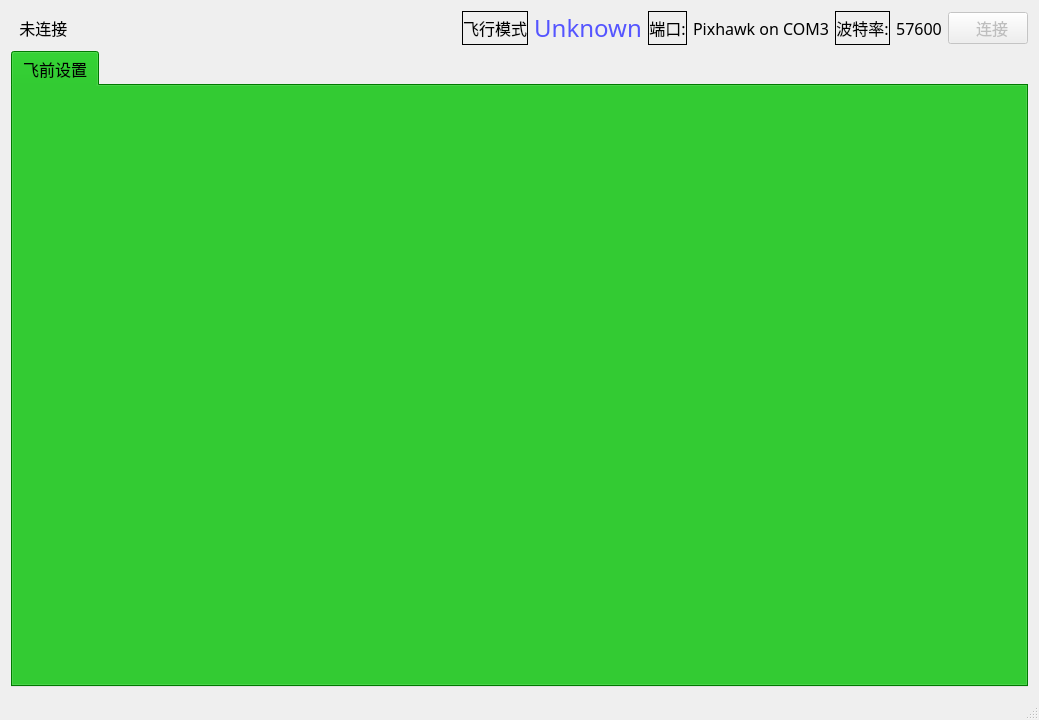
<?xml version="1.0" encoding="UTF-8"?>
<ui version="4.0">
 <class>MainWindow</class>
 <widget class="QMainWindow" name="MainWindow">
  <property name="geometry">
   <rect>
    <x>0</x>
    <y>0</y>
    <width>1039</width>
    <height>720</height>
   </rect>
  </property>
  <property name="windowTitle">
   <string>MainWindow</string>
  </property>
  <widget class="QWidget" name="centralWidget">
   <layout class="QGridLayout" name="gridLayout_8">
    <item row="0" column="0">
     <layout class="QGridLayout" name="gridLayout_5" columnstretch="4,1,1,1">
      <item row="0" column="0">
       <widget class="QLabel" name="label_Message">
        <property name="font">
         <font>
          <family>微软雅黑</family>
          <pointsize>12</pointsize>
         </font>
        </property>
        <property name="text">
         <string>  未连接</string>
        </property>
        <property name="textFormat">
         <enum>Qt::AutoText</enum>
        </property>
       </widget>
      </item>
      <item row="0" column="1">
       <layout class="QHBoxLayout" name="horizontalLayout_5" stretch="1,1">
        <item>
         <widget class="QLabel" name="label_8">
          <property name="sizePolicy">
           <sizepolicy hsizetype="Fixed" vsizetype="Preferred">
            <horstretch>0</horstretch>
            <verstretch>0</verstretch>
           </sizepolicy>
          </property>
          <property name="font">
           <font>
            <family>微软雅黑</family>
            <pointsize>12</pointsize>
           </font>
          </property>
          <property name="frameShape">
           <enum>QFrame::Box</enum>
          </property>
          <property name="text">
           <string>飞行模式</string>
          </property>
          <property name="alignment">
           <set>Qt::AlignCenter</set>
          </property>
         </widget>
        </item>
        <item>
         <widget class="QLabel" name="label_Mode">
          <property name="sizePolicy">
           <sizepolicy hsizetype="Fixed" vsizetype="Preferred">
            <horstretch>0</horstretch>
            <verstretch>0</verstretch>
           </sizepolicy>
          </property>
          <property name="palette">
           <palette>
            <active>
             <colorrole role="WindowText">
              <brush brushstyle="SolidPattern">
               <color alpha="255">
                <red>85</red>
                <green>85</green>
                <blue>255</blue>
               </color>
              </brush>
             </colorrole>
             <colorrole role="Button">
              <brush brushstyle="SolidPattern">
               <color alpha="255">
                <red>0</red>
                <green>170</green>
                <blue>0</blue>
               </color>
              </brush>
             </colorrole>
             <colorrole role="Base">
              <brush brushstyle="SolidPattern">
               <color alpha="255">
                <red>0</red>
                <green>170</green>
                <blue>0</blue>
               </color>
              </brush>
             </colorrole>
             <colorrole role="Window">
              <brush brushstyle="SolidPattern">
               <color alpha="255">
                <red>0</red>
                <green>170</green>
                <blue>0</blue>
               </color>
              </brush>
             </colorrole>
            </active>
            <inactive>
             <colorrole role="WindowText">
              <brush brushstyle="SolidPattern">
               <color alpha="255">
                <red>85</red>
                <green>85</green>
                <blue>255</blue>
               </color>
              </brush>
             </colorrole>
             <colorrole role="Button">
              <brush brushstyle="SolidPattern">
               <color alpha="255">
                <red>0</red>
                <green>170</green>
                <blue>0</blue>
               </color>
              </brush>
             </colorrole>
             <colorrole role="Base">
              <brush brushstyle="SolidPattern">
               <color alpha="255">
                <red>0</red>
                <green>170</green>
                <blue>0</blue>
               </color>
              </brush>
             </colorrole>
             <colorrole role="Window">
              <brush brushstyle="SolidPattern">
               <color alpha="255">
                <red>0</red>
                <green>170</green>
                <blue>0</blue>
               </color>
              </brush>
             </colorrole>
            </inactive>
            <disabled>
             <colorrole role="WindowText">
              <brush brushstyle="SolidPattern">
               <color alpha="255">
                <red>120</red>
                <green>120</green>
                <blue>120</blue>
               </color>
              </brush>
             </colorrole>
             <colorrole role="Button">
              <brush brushstyle="SolidPattern">
               <color alpha="255">
                <red>0</red>
                <green>170</green>
                <blue>0</blue>
               </color>
              </brush>
             </colorrole>
             <colorrole role="Base">
              <brush brushstyle="SolidPattern">
               <color alpha="255">
                <red>0</red>
                <green>170</green>
                <blue>0</blue>
               </color>
              </brush>
             </colorrole>
             <colorrole role="Window">
              <brush brushstyle="SolidPattern">
               <color alpha="255">
                <red>0</red>
                <green>170</green>
                <blue>0</blue>
               </color>
              </brush>
             </colorrole>
            </disabled>
           </palette>
          </property>
          <property name="font">
           <font>
            <family>微软雅黑</family>
            <pointsize>18</pointsize>
           </font>
          </property>
          <property name="text">
           <string>Unknown</string>
          </property>
          <property name="alignment">
           <set>Qt::AlignCenter</set>
          </property>
         </widget>
        </item>
       </layout>
      </item>
      <item row="0" column="2">
       <layout class="QHBoxLayout" name="horizontalLayout_3" stretch="5,4">
        <item>
         <layout class="QHBoxLayout" name="horizontalLayout" stretch="2,3">
          <item>
           <widget class="QLabel" name="label_Message_2">
            <property name="sizePolicy">
             <sizepolicy hsizetype="Fixed" vsizetype="Preferred">
              <horstretch>0</horstretch>
              <verstretch>0</verstretch>
             </sizepolicy>
            </property>
            <property name="font">
             <font>
              <family>微软雅黑</family>
              <pointsize>12</pointsize>
             </font>
            </property>
            <property name="frameShape">
             <enum>QFrame::Box</enum>
            </property>
            <property name="text">
             <string>端口:</string>
            </property>
            <property name="textFormat">
             <enum>Qt::AutoText</enum>
            </property>
            <property name="alignment">
             <set>Qt::AlignCenter</set>
            </property>
           </widget>
          </item>
          <item>
           <widget class="QLabel" name="label_Portname">
            <property name="sizePolicy">
             <sizepolicy hsizetype="Fixed" vsizetype="Preferred">
              <horstretch>2</horstretch>
              <verstretch>0</verstretch>
             </sizepolicy>
            </property>
            <property name="font">
             <font>
              <family>微软雅黑</family>
              <pointsize>12</pointsize>
             </font>
            </property>
            <property name="frameShape">
             <enum>QFrame::NoFrame</enum>
            </property>
            <property name="text">
             <string>Pixhawk on COM3</string>
            </property>
            <property name="alignment">
             <set>Qt::AlignCenter</set>
            </property>
           </widget>
          </item>
         </layout>
        </item>
        <item>
         <layout class="QHBoxLayout" name="horizontalLayout_2" stretch="1,1">
          <item>
           <widget class="QLabel" name="label_2">
            <property name="sizePolicy">
             <sizepolicy hsizetype="Fixed" vsizetype="Preferred">
              <horstretch>0</horstretch>
              <verstretch>0</verstretch>
             </sizepolicy>
            </property>
            <property name="palette">
             <palette>
              <active>
               <colorrole role="WindowText">
                <brush brushstyle="SolidPattern">
                 <color alpha="255">
                  <red>0</red>
                  <green>0</green>
                  <blue>0</blue>
                 </color>
                </brush>
               </colorrole>
               <colorrole role="Button">
                <brush brushstyle="SolidPattern">
                 <color alpha="255">
                  <red>0</red>
                  <green>170</green>
                  <blue>0</blue>
                 </color>
                </brush>
               </colorrole>
               <colorrole role="Light">
                <brush brushstyle="SolidPattern">
                 <color alpha="255">
                  <red>255</red>
                  <green>255</green>
                  <blue>255</blue>
                 </color>
                </brush>
               </colorrole>
               <colorrole role="Midlight">
                <brush brushstyle="SolidPattern">
                 <color alpha="255">
                  <red>255</red>
                  <green>255</green>
                  <blue>255</blue>
                 </color>
                </brush>
               </colorrole>
               <colorrole role="Dark">
                <brush brushstyle="SolidPattern">
                 <color alpha="255">
                  <red>127</red>
                  <green>127</green>
                  <blue>127</blue>
                 </color>
                </brush>
               </colorrole>
               <colorrole role="Mid">
                <brush brushstyle="SolidPattern">
                 <color alpha="255">
                  <red>170</red>
                  <green>170</green>
                  <blue>170</blue>
                 </color>
                </brush>
               </colorrole>
               <colorrole role="Text">
                <brush brushstyle="SolidPattern">
                 <color alpha="255">
                  <red>0</red>
                  <green>0</green>
                  <blue>0</blue>
                 </color>
                </brush>
               </colorrole>
               <colorrole role="BrightText">
                <brush brushstyle="SolidPattern">
                 <color alpha="255">
                  <red>255</red>
                  <green>255</green>
                  <blue>255</blue>
                 </color>
                </brush>
               </colorrole>
               <colorrole role="ButtonText">
                <brush brushstyle="SolidPattern">
                 <color alpha="255">
                  <red>0</red>
                  <green>0</green>
                  <blue>0</blue>
                 </color>
                </brush>
               </colorrole>
               <colorrole role="Base">
                <brush brushstyle="SolidPattern">
                 <color alpha="255">
                  <red>0</red>
                  <green>170</green>
                  <blue>0</blue>
                 </color>
                </brush>
               </colorrole>
               <colorrole role="Window">
                <brush brushstyle="SolidPattern">
                 <color alpha="255">
                  <red>0</red>
                  <green>170</green>
                  <blue>0</blue>
                 </color>
                </brush>
               </colorrole>
               <colorrole role="Shadow">
                <brush brushstyle="SolidPattern">
                 <color alpha="255">
                  <red>0</red>
                  <green>0</green>
                  <blue>0</blue>
                 </color>
                </brush>
               </colorrole>
               <colorrole role="AlternateBase">
                <brush brushstyle="SolidPattern">
                 <color alpha="255">
                  <red>255</red>
                  <green>255</green>
                  <blue>255</blue>
                 </color>
                </brush>
               </colorrole>
               <colorrole role="ToolTipBase">
                <brush brushstyle="SolidPattern">
                 <color alpha="255">
                  <red>255</red>
                  <green>255</green>
                  <blue>220</blue>
                 </color>
                </brush>
               </colorrole>
               <colorrole role="ToolTipText">
                <brush brushstyle="SolidPattern">
                 <color alpha="255">
                  <red>0</red>
                  <green>0</green>
                  <blue>0</blue>
                 </color>
                </brush>
               </colorrole>
              </active>
              <inactive>
               <colorrole role="WindowText">
                <brush brushstyle="SolidPattern">
                 <color alpha="255">
                  <red>0</red>
                  <green>0</green>
                  <blue>0</blue>
                 </color>
                </brush>
               </colorrole>
               <colorrole role="Button">
                <brush brushstyle="SolidPattern">
                 <color alpha="255">
                  <red>0</red>
                  <green>170</green>
                  <blue>0</blue>
                 </color>
                </brush>
               </colorrole>
               <colorrole role="Light">
                <brush brushstyle="SolidPattern">
                 <color alpha="255">
                  <red>255</red>
                  <green>255</green>
                  <blue>255</blue>
                 </color>
                </brush>
               </colorrole>
               <colorrole role="Midlight">
                <brush brushstyle="SolidPattern">
                 <color alpha="255">
                  <red>255</red>
                  <green>255</green>
                  <blue>255</blue>
                 </color>
                </brush>
               </colorrole>
               <colorrole role="Dark">
                <brush brushstyle="SolidPattern">
                 <color alpha="255">
                  <red>127</red>
                  <green>127</green>
                  <blue>127</blue>
                 </color>
                </brush>
               </colorrole>
               <colorrole role="Mid">
                <brush brushstyle="SolidPattern">
                 <color alpha="255">
                  <red>170</red>
                  <green>170</green>
                  <blue>170</blue>
                 </color>
                </brush>
               </colorrole>
               <colorrole role="Text">
                <brush brushstyle="SolidPattern">
                 <color alpha="255">
                  <red>0</red>
                  <green>0</green>
                  <blue>0</blue>
                 </color>
                </brush>
               </colorrole>
               <colorrole role="BrightText">
                <brush brushstyle="SolidPattern">
                 <color alpha="255">
                  <red>255</red>
                  <green>255</green>
                  <blue>255</blue>
                 </color>
                </brush>
               </colorrole>
               <colorrole role="ButtonText">
                <brush brushstyle="SolidPattern">
                 <color alpha="255">
                  <red>0</red>
                  <green>0</green>
                  <blue>0</blue>
                 </color>
                </brush>
               </colorrole>
               <colorrole role="Base">
                <brush brushstyle="SolidPattern">
                 <color alpha="255">
                  <red>0</red>
                  <green>170</green>
                  <blue>0</blue>
                 </color>
                </brush>
               </colorrole>
               <colorrole role="Window">
                <brush brushstyle="SolidPattern">
                 <color alpha="255">
                  <red>0</red>
                  <green>170</green>
                  <blue>0</blue>
                 </color>
                </brush>
               </colorrole>
               <colorrole role="Shadow">
                <brush brushstyle="SolidPattern">
                 <color alpha="255">
                  <red>0</red>
                  <green>0</green>
                  <blue>0</blue>
                 </color>
                </brush>
               </colorrole>
               <colorrole role="AlternateBase">
                <brush brushstyle="SolidPattern">
                 <color alpha="255">
                  <red>255</red>
                  <green>255</green>
                  <blue>255</blue>
                 </color>
                </brush>
               </colorrole>
               <colorrole role="ToolTipBase">
                <brush brushstyle="SolidPattern">
                 <color alpha="255">
                  <red>255</red>
                  <green>255</green>
                  <blue>220</blue>
                 </color>
                </brush>
               </colorrole>
               <colorrole role="ToolTipText">
                <brush brushstyle="SolidPattern">
                 <color alpha="255">
                  <red>0</red>
                  <green>0</green>
                  <blue>0</blue>
                 </color>
                </brush>
               </colorrole>
              </inactive>
              <disabled>
               <colorrole role="WindowText">
                <brush brushstyle="SolidPattern">
                 <color alpha="255">
                  <red>127</red>
                  <green>127</green>
                  <blue>127</blue>
                 </color>
                </brush>
               </colorrole>
               <colorrole role="Button">
                <brush brushstyle="SolidPattern">
                 <color alpha="255">
                  <red>0</red>
                  <green>170</green>
                  <blue>0</blue>
                 </color>
                </brush>
               </colorrole>
               <colorrole role="Light">
                <brush brushstyle="SolidPattern">
                 <color alpha="255">
                  <red>255</red>
                  <green>255</green>
                  <blue>255</blue>
                 </color>
                </brush>
               </colorrole>
               <colorrole role="Midlight">
                <brush brushstyle="SolidPattern">
                 <color alpha="255">
                  <red>255</red>
                  <green>255</green>
                  <blue>255</blue>
                 </color>
                </brush>
               </colorrole>
               <colorrole role="Dark">
                <brush brushstyle="SolidPattern">
                 <color alpha="255">
                  <red>127</red>
                  <green>127</green>
                  <blue>127</blue>
                 </color>
                </brush>
               </colorrole>
               <colorrole role="Mid">
                <brush brushstyle="SolidPattern">
                 <color alpha="255">
                  <red>170</red>
                  <green>170</green>
                  <blue>170</blue>
                 </color>
                </brush>
               </colorrole>
               <colorrole role="Text">
                <brush brushstyle="SolidPattern">
                 <color alpha="255">
                  <red>127</red>
                  <green>127</green>
                  <blue>127</blue>
                 </color>
                </brush>
               </colorrole>
               <colorrole role="BrightText">
                <brush brushstyle="SolidPattern">
                 <color alpha="255">
                  <red>255</red>
                  <green>255</green>
                  <blue>255</blue>
                 </color>
                </brush>
               </colorrole>
               <colorrole role="ButtonText">
                <brush brushstyle="SolidPattern">
                 <color alpha="255">
                  <red>127</red>
                  <green>127</green>
                  <blue>127</blue>
                 </color>
                </brush>
               </colorrole>
               <colorrole role="Base">
                <brush brushstyle="SolidPattern">
                 <color alpha="255">
                  <red>0</red>
                  <green>170</green>
                  <blue>0</blue>
                 </color>
                </brush>
               </colorrole>
               <colorrole role="Window">
                <brush brushstyle="SolidPattern">
                 <color alpha="255">
                  <red>0</red>
                  <green>170</green>
                  <blue>0</blue>
                 </color>
                </brush>
               </colorrole>
               <colorrole role="Shadow">
                <brush brushstyle="SolidPattern">
                 <color alpha="255">
                  <red>0</red>
                  <green>0</green>
                  <blue>0</blue>
                 </color>
                </brush>
               </colorrole>
               <colorrole role="AlternateBase">
                <brush brushstyle="SolidPattern">
                 <color alpha="255">
                  <red>255</red>
                  <green>255</green>
                  <blue>255</blue>
                 </color>
                </brush>
               </colorrole>
               <colorrole role="ToolTipBase">
                <brush brushstyle="SolidPattern">
                 <color alpha="255">
                  <red>255</red>
                  <green>255</green>
                  <blue>220</blue>
                 </color>
                </brush>
               </colorrole>
               <colorrole role="ToolTipText">
                <brush brushstyle="SolidPattern">
                 <color alpha="255">
                  <red>0</red>
                  <green>0</green>
                  <blue>0</blue>
                 </color>
                </brush>
               </colorrole>
              </disabled>
             </palette>
            </property>
            <property name="font">
             <font>
              <family>微软雅黑</family>
              <pointsize>12</pointsize>
             </font>
            </property>
            <property name="styleSheet">
             <string notr="true"/>
            </property>
            <property name="frameShape">
             <enum>QFrame::Box</enum>
            </property>
            <property name="text">
             <string>波特率:</string>
            </property>
            <property name="alignment">
             <set>Qt::AlignCenter</set>
            </property>
           </widget>
          </item>
          <item>
           <widget class="QLabel" name="label_Baudrate">
            <property name="sizePolicy">
             <sizepolicy hsizetype="Fixed" vsizetype="Preferred">
              <horstretch>0</horstretch>
              <verstretch>0</verstretch>
             </sizepolicy>
            </property>
            <property name="palette">
             <palette>
              <active>
               <colorrole role="WindowText">
                <brush brushstyle="SolidPattern">
                 <color alpha="255">
                  <red>0</red>
                  <green>0</green>
                  <blue>0</blue>
                 </color>
                </brush>
               </colorrole>
               <colorrole role="Button">
                <brush brushstyle="SolidPattern">
                 <color alpha="255">
                  <red>0</red>
                  <green>170</green>
                  <blue>0</blue>
                 </color>
                </brush>
               </colorrole>
               <colorrole role="Light">
                <brush brushstyle="SolidPattern">
                 <color alpha="255">
                  <red>0</red>
                  <green>255</green>
                  <blue>0</blue>
                 </color>
                </brush>
               </colorrole>
               <colorrole role="Midlight">
                <brush brushstyle="SolidPattern">
                 <color alpha="255">
                  <red>0</red>
                  <green>212</green>
                  <blue>0</blue>
                 </color>
                </brush>
               </colorrole>
               <colorrole role="Dark">
                <brush brushstyle="SolidPattern">
                 <color alpha="255">
                  <red>0</red>
                  <green>85</green>
                  <blue>0</blue>
                 </color>
                </brush>
               </colorrole>
               <colorrole role="Mid">
                <brush brushstyle="SolidPattern">
                 <color alpha="255">
                  <red>0</red>
                  <green>113</green>
                  <blue>0</blue>
                 </color>
                </brush>
               </colorrole>
               <colorrole role="Text">
                <brush brushstyle="SolidPattern">
                 <color alpha="255">
                  <red>0</red>
                  <green>0</green>
                  <blue>0</blue>
                 </color>
                </brush>
               </colorrole>
               <colorrole role="BrightText">
                <brush brushstyle="SolidPattern">
                 <color alpha="255">
                  <red>255</red>
                  <green>255</green>
                  <blue>255</blue>
                 </color>
                </brush>
               </colorrole>
               <colorrole role="ButtonText">
                <brush brushstyle="SolidPattern">
                 <color alpha="255">
                  <red>0</red>
                  <green>0</green>
                  <blue>0</blue>
                 </color>
                </brush>
               </colorrole>
               <colorrole role="Base">
                <brush brushstyle="SolidPattern">
                 <color alpha="255">
                  <red>255</red>
                  <green>255</green>
                  <blue>255</blue>
                 </color>
                </brush>
               </colorrole>
               <colorrole role="Window">
                <brush brushstyle="SolidPattern">
                 <color alpha="255">
                  <red>0</red>
                  <green>170</green>
                  <blue>0</blue>
                 </color>
                </brush>
               </colorrole>
               <colorrole role="Shadow">
                <brush brushstyle="SolidPattern">
                 <color alpha="255">
                  <red>0</red>
                  <green>0</green>
                  <blue>0</blue>
                 </color>
                </brush>
               </colorrole>
               <colorrole role="AlternateBase">
                <brush brushstyle="SolidPattern">
                 <color alpha="255">
                  <red>127</red>
                  <green>212</green>
                  <blue>127</blue>
                 </color>
                </brush>
               </colorrole>
               <colorrole role="ToolTipBase">
                <brush brushstyle="SolidPattern">
                 <color alpha="255">
                  <red>255</red>
                  <green>255</green>
                  <blue>220</blue>
                 </color>
                </brush>
               </colorrole>
               <colorrole role="ToolTipText">
                <brush brushstyle="SolidPattern">
                 <color alpha="255">
                  <red>0</red>
                  <green>0</green>
                  <blue>0</blue>
                 </color>
                </brush>
               </colorrole>
              </active>
              <inactive>
               <colorrole role="WindowText">
                <brush brushstyle="SolidPattern">
                 <color alpha="255">
                  <red>0</red>
                  <green>0</green>
                  <blue>0</blue>
                 </color>
                </brush>
               </colorrole>
               <colorrole role="Button">
                <brush brushstyle="SolidPattern">
                 <color alpha="255">
                  <red>0</red>
                  <green>170</green>
                  <blue>0</blue>
                 </color>
                </brush>
               </colorrole>
               <colorrole role="Light">
                <brush brushstyle="SolidPattern">
                 <color alpha="255">
                  <red>0</red>
                  <green>255</green>
                  <blue>0</blue>
                 </color>
                </brush>
               </colorrole>
               <colorrole role="Midlight">
                <brush brushstyle="SolidPattern">
                 <color alpha="255">
                  <red>0</red>
                  <green>212</green>
                  <blue>0</blue>
                 </color>
                </brush>
               </colorrole>
               <colorrole role="Dark">
                <brush brushstyle="SolidPattern">
                 <color alpha="255">
                  <red>0</red>
                  <green>85</green>
                  <blue>0</blue>
                 </color>
                </brush>
               </colorrole>
               <colorrole role="Mid">
                <brush brushstyle="SolidPattern">
                 <color alpha="255">
                  <red>0</red>
                  <green>113</green>
                  <blue>0</blue>
                 </color>
                </brush>
               </colorrole>
               <colorrole role="Text">
                <brush brushstyle="SolidPattern">
                 <color alpha="255">
                  <red>0</red>
                  <green>0</green>
                  <blue>0</blue>
                 </color>
                </brush>
               </colorrole>
               <colorrole role="BrightText">
                <brush brushstyle="SolidPattern">
                 <color alpha="255">
                  <red>255</red>
                  <green>255</green>
                  <blue>255</blue>
                 </color>
                </brush>
               </colorrole>
               <colorrole role="ButtonText">
                <brush brushstyle="SolidPattern">
                 <color alpha="255">
                  <red>0</red>
                  <green>0</green>
                  <blue>0</blue>
                 </color>
                </brush>
               </colorrole>
               <colorrole role="Base">
                <brush brushstyle="SolidPattern">
                 <color alpha="255">
                  <red>255</red>
                  <green>255</green>
                  <blue>255</blue>
                 </color>
                </brush>
               </colorrole>
               <colorrole role="Window">
                <brush brushstyle="SolidPattern">
                 <color alpha="255">
                  <red>0</red>
                  <green>170</green>
                  <blue>0</blue>
                 </color>
                </brush>
               </colorrole>
               <colorrole role="Shadow">
                <brush brushstyle="SolidPattern">
                 <color alpha="255">
                  <red>0</red>
                  <green>0</green>
                  <blue>0</blue>
                 </color>
                </brush>
               </colorrole>
               <colorrole role="AlternateBase">
                <brush brushstyle="SolidPattern">
                 <color alpha="255">
                  <red>127</red>
                  <green>212</green>
                  <blue>127</blue>
                 </color>
                </brush>
               </colorrole>
               <colorrole role="ToolTipBase">
                <brush brushstyle="SolidPattern">
                 <color alpha="255">
                  <red>255</red>
                  <green>255</green>
                  <blue>220</blue>
                 </color>
                </brush>
               </colorrole>
               <colorrole role="ToolTipText">
                <brush brushstyle="SolidPattern">
                 <color alpha="255">
                  <red>0</red>
                  <green>0</green>
                  <blue>0</blue>
                 </color>
                </brush>
               </colorrole>
              </inactive>
              <disabled>
               <colorrole role="WindowText">
                <brush brushstyle="SolidPattern">
                 <color alpha="255">
                  <red>0</red>
                  <green>85</green>
                  <blue>0</blue>
                 </color>
                </brush>
               </colorrole>
               <colorrole role="Button">
                <brush brushstyle="SolidPattern">
                 <color alpha="255">
                  <red>0</red>
                  <green>170</green>
                  <blue>0</blue>
                 </color>
                </brush>
               </colorrole>
               <colorrole role="Light">
                <brush brushstyle="SolidPattern">
                 <color alpha="255">
                  <red>0</red>
                  <green>255</green>
                  <blue>0</blue>
                 </color>
                </brush>
               </colorrole>
               <colorrole role="Midlight">
                <brush brushstyle="SolidPattern">
                 <color alpha="255">
                  <red>0</red>
                  <green>212</green>
                  <blue>0</blue>
                 </color>
                </brush>
               </colorrole>
               <colorrole role="Dark">
                <brush brushstyle="SolidPattern">
                 <color alpha="255">
                  <red>0</red>
                  <green>85</green>
                  <blue>0</blue>
                 </color>
                </brush>
               </colorrole>
               <colorrole role="Mid">
                <brush brushstyle="SolidPattern">
                 <color alpha="255">
                  <red>0</red>
                  <green>113</green>
                  <blue>0</blue>
                 </color>
                </brush>
               </colorrole>
               <colorrole role="Text">
                <brush brushstyle="SolidPattern">
                 <color alpha="255">
                  <red>0</red>
                  <green>85</green>
                  <blue>0</blue>
                 </color>
                </brush>
               </colorrole>
               <colorrole role="BrightText">
                <brush brushstyle="SolidPattern">
                 <color alpha="255">
                  <red>255</red>
                  <green>255</green>
                  <blue>255</blue>
                 </color>
                </brush>
               </colorrole>
               <colorrole role="ButtonText">
                <brush brushstyle="SolidPattern">
                 <color alpha="255">
                  <red>0</red>
                  <green>85</green>
                  <blue>0</blue>
                 </color>
                </brush>
               </colorrole>
               <colorrole role="Base">
                <brush brushstyle="SolidPattern">
                 <color alpha="255">
                  <red>0</red>
                  <green>170</green>
                  <blue>0</blue>
                 </color>
                </brush>
               </colorrole>
               <colorrole role="Window">
                <brush brushstyle="SolidPattern">
                 <color alpha="255">
                  <red>0</red>
                  <green>170</green>
                  <blue>0</blue>
                 </color>
                </brush>
               </colorrole>
               <colorrole role="Shadow">
                <brush brushstyle="SolidPattern">
                 <color alpha="255">
                  <red>0</red>
                  <green>0</green>
                  <blue>0</blue>
                 </color>
                </brush>
               </colorrole>
               <colorrole role="AlternateBase">
                <brush brushstyle="SolidPattern">
                 <color alpha="255">
                  <red>0</red>
                  <green>170</green>
                  <blue>0</blue>
                 </color>
                </brush>
               </colorrole>
               <colorrole role="ToolTipBase">
                <brush brushstyle="SolidPattern">
                 <color alpha="255">
                  <red>255</red>
                  <green>255</green>
                  <blue>220</blue>
                 </color>
                </brush>
               </colorrole>
               <colorrole role="ToolTipText">
                <brush brushstyle="SolidPattern">
                 <color alpha="255">
                  <red>0</red>
                  <green>0</green>
                  <blue>0</blue>
                 </color>
                </brush>
               </colorrole>
              </disabled>
             </palette>
            </property>
            <property name="font">
             <font>
              <family>微软雅黑</family>
              <pointsize>12</pointsize>
             </font>
            </property>
            <property name="styleSheet">
             <string notr="true">border-color: rgb(0, 170, 0);</string>
            </property>
            <property name="frameShape">
             <enum>QFrame::NoFrame</enum>
            </property>
            <property name="text">
             <string>57600</string>
            </property>
            <property name="alignment">
             <set>Qt::AlignCenter</set>
            </property>
           </widget>
          </item>
         </layout>
        </item>
       </layout>
      </item>
      <item row="0" column="3">
       <widget class="QPushButton" name="pushButton_Connect">
        <property name="enabled">
         <bool>false</bool>
        </property>
        <property name="sizePolicy">
         <sizepolicy hsizetype="Fixed" vsizetype="Fixed">
          <horstretch>0</horstretch>
          <verstretch>0</verstretch>
         </sizepolicy>
        </property>
        <property name="font">
         <font>
          <family>微软雅黑</family>
          <pointsize>12</pointsize>
         </font>
        </property>
        <property name="text">
         <string>  连接</string>
        </property>
        <property name="iconSize">
         <size>
          <width>24</width>
          <height>24</height>
         </size>
        </property>
       </widget>
      </item>
     </layout>
    </item>
    <item row="1" column="0">
     <widget class="QTabWidget" name="tabWidget">
      <property name="palette">
       <palette>
        <active>
         <colorrole role="Button">
          <brush brushstyle="SolidPattern">
           <color alpha="255">
            <red>0</red>
            <green>170</green>
            <blue>0</blue>
           </color>
          </brush>
         </colorrole>
         <colorrole role="Base">
          <brush brushstyle="SolidPattern">
           <color alpha="255">
            <red>0</red>
            <green>170</green>
            <blue>0</blue>
           </color>
          </brush>
         </colorrole>
         <colorrole role="Window">
          <brush brushstyle="SolidPattern">
           <color alpha="255">
            <red>0</red>
            <green>170</green>
            <blue>0</blue>
           </color>
          </brush>
         </colorrole>
        </active>
        <inactive>
         <colorrole role="Button">
          <brush brushstyle="SolidPattern">
           <color alpha="255">
            <red>0</red>
            <green>170</green>
            <blue>0</blue>
           </color>
          </brush>
         </colorrole>
         <colorrole role="Base">
          <brush brushstyle="SolidPattern">
           <color alpha="255">
            <red>0</red>
            <green>170</green>
            <blue>0</blue>
           </color>
          </brush>
         </colorrole>
         <colorrole role="Window">
          <brush brushstyle="SolidPattern">
           <color alpha="255">
            <red>0</red>
            <green>170</green>
            <blue>0</blue>
           </color>
          </brush>
         </colorrole>
        </inactive>
        <disabled>
         <colorrole role="Button">
          <brush brushstyle="SolidPattern">
           <color alpha="255">
            <red>0</red>
            <green>170</green>
            <blue>0</blue>
           </color>
          </brush>
         </colorrole>
         <colorrole role="Base">
          <brush brushstyle="SolidPattern">
           <color alpha="255">
            <red>0</red>
            <green>170</green>
            <blue>0</blue>
           </color>
          </brush>
         </colorrole>
         <colorrole role="Window">
          <brush brushstyle="SolidPattern">
           <color alpha="255">
            <red>0</red>
            <green>170</green>
            <blue>0</blue>
           </color>
          </brush>
         </colorrole>
        </disabled>
       </palette>
      </property>
      <property name="font">
       <font>
        <family>微软雅黑</family>
        <pointsize>12</pointsize>
       </font>
      </property>
      <property name="styleSheet">
       <string notr="true"/>
      </property>
      <property name="currentIndex">
       <number>0</number>
      </property>
      <property name="iconSize">
       <size>
        <width>24</width>
        <height>24</height>
       </size>
      </property>
      <property name="movable">
       <bool>false</bool>
      </property>
      <widget class="QWidget" name="tab">
       <attribute name="title">
        <string>飞前设置</string>
       </attribute>
       <layout class="QGridLayout" name="gridLayout">
        <item row="0" column="0">
         <layout class="QHBoxLayout" name="horizontalLayout_4" stretch="6">
          <item>
           <widget class="QStackedWidget" name="stackedWidget_Summary">
            <widget class="QWidget" name="page"/>
            <widget class="QWidget" name="page_2"/>
           </widget>
          </item>
         </layout>
        </item>
       </layout>
      </widget>
     </widget>
    </item>
   </layout>
  </widget>
  <widget class="QMenuBar" name="menuBar">
   <property name="geometry">
    <rect>
     <x>0</x>
     <y>0</y>
     <width>1039</width>
     <height>23</height>
    </rect>
   </property>
  </widget>
  <widget class="QStatusBar" name="statusBar"/>
 </widget>
 <layoutdefault spacing="6" margin="11"/>
 <resources/>
 <connections/>
</ui>
